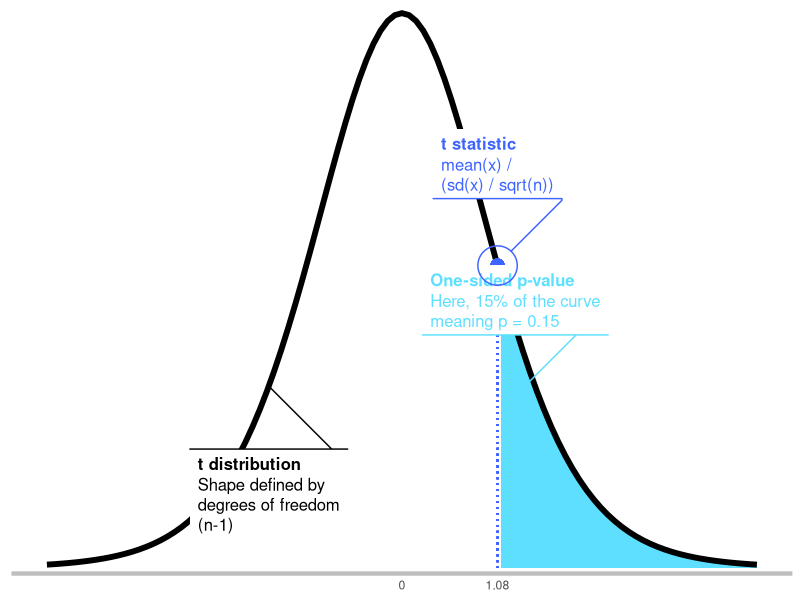
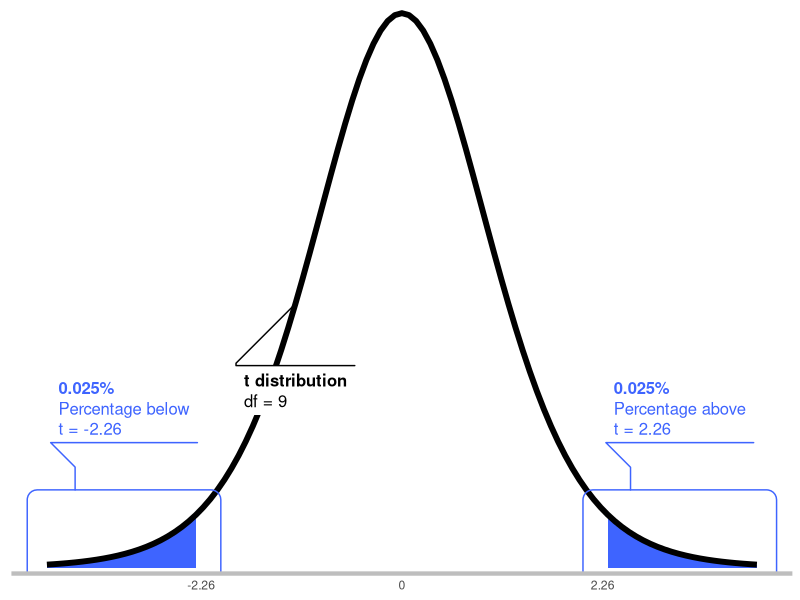
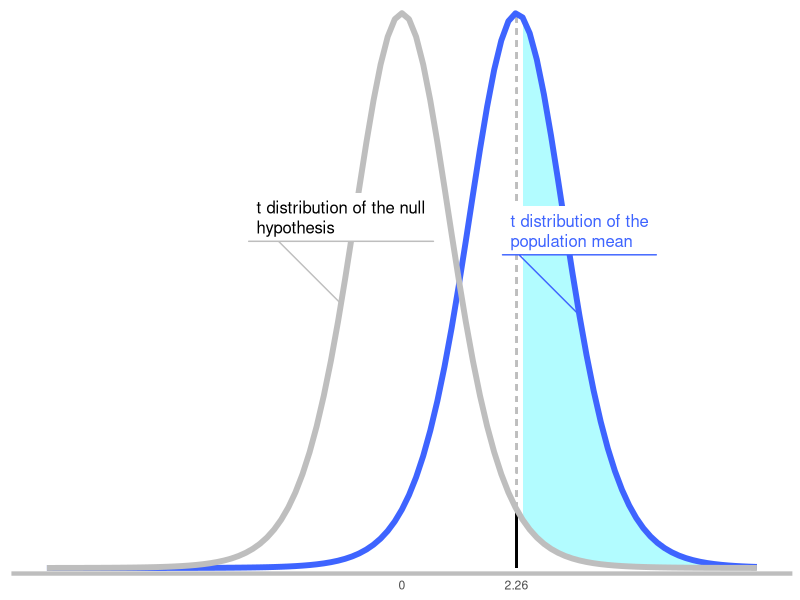
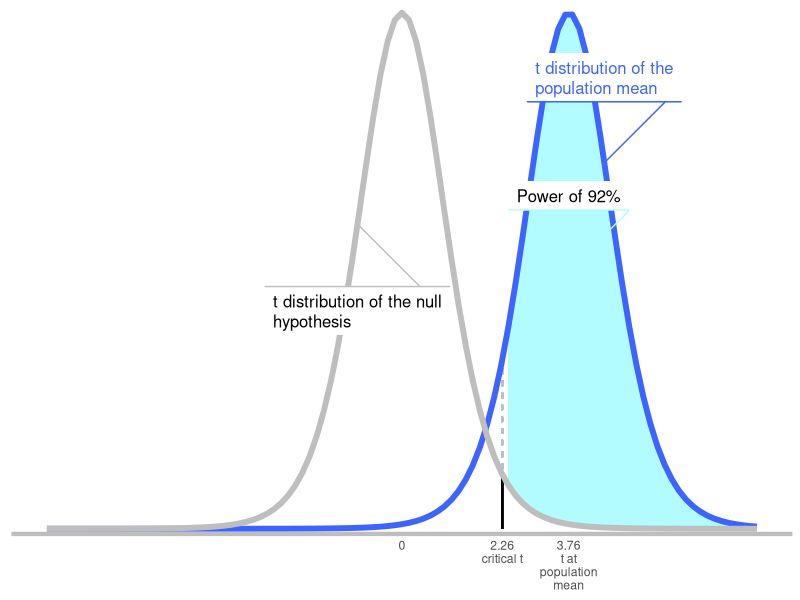
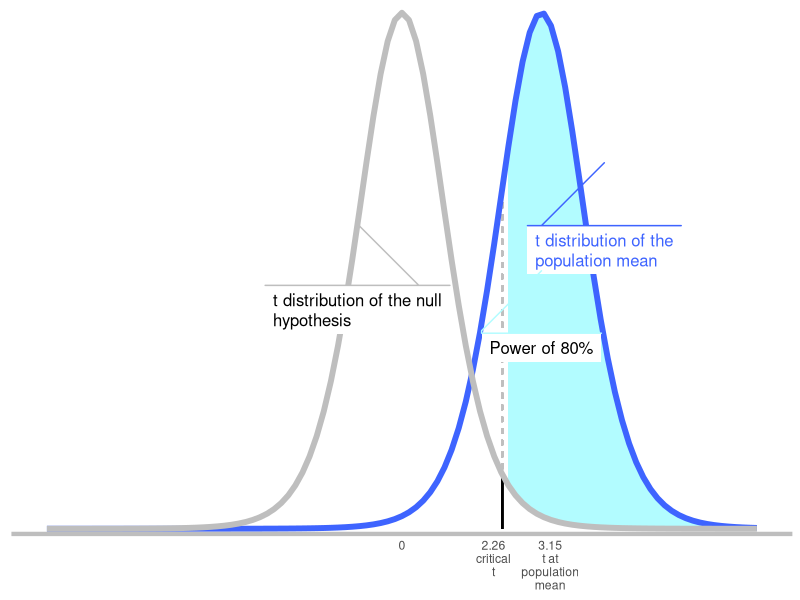

Generate these figures, in order, with R:
## ---- chunk 1
knitr::opts_chunk$set(
  comment = "#>",
  fig.path = "temp/"
)
## ---- chunk 2
library(tidyverse)
library(glue)
library(ggforce)
## ---- chunk 3
# Set default ggplot2 theme
theme_set(theme_minimal() +
          theme(panel.grid = element_blank(),
                axis.text.y = element_blank(),
                axis.title = element_blank(),
                axis.line.x = element_line(color = "grey", size = 1.5)))
## ---- chunk 4
# Lightest to darkest

# Blues from https://colorhunt.co/palette/159617
blues <- c("#ecfcff", "#b2fcff", "#5edfff", "#3e64ff")
## ---- chunk 5
# Set a seed to make the analysis reproducible
set.seed(20200525)
## ---- chunk 6
# Simulate some data
n <- 10
x <- sample(seq(-2, 2), n, replace = TRUE, prob = c(1, 2, 3, 3, 1))
mu <- 0
## ---- chunk 7
t_val <- t_val <- (mean(x) - mu) / (sd(x) / sqrt(n))
df    <- n - 1
## ---- chunk 8
tDistShading <- function(x, df, min_t = -Inf, max_t = Inf) {
    y <- dt(x, df)
    y[x < min_t | x > max_t] <- NA
    return(y)
}
## ---- chunk 9
ggplot(tibble(x = seq(-4, 4, by = .1)), aes(x = x)) +
  # Prob area
  stat_function(fun=tDistShading, args = list(df = df, min_t = t_val),
                geom="area", fill = blues[3]) +
  # t distribution
  stat_function(fun = dt,
                args = list(df = df),
                size = 2) +
  # t statistic
  geom_segment(aes(x = t_val, xend = t_val,
                     y = 0, yend = dt(t_val, df = df)),
                 color = blues[4], linetype = 3) +
  geom_point(aes(x = t_val, y = dt(t_val, df)),
             size = 4, color = blues[4]) +
  
  # Annotations
  geom_mark_circle(aes(x = t_val + .2, y = dt(t_val + .2, df)/1.4,
                       label = "One-sided p-value"),
                    description = glue("Here, {scales::percent(pt(t_val, df, lower.tail = FALSE))} of the curve meaning p = {round(pt(t_val, df, lower.tail = FALSE), 2)}"),
                    con.cap = 0, expand = 0,
                    color = blues[3], con.colour = blues[3],
                    label.colour = blues[3]) +
  geom_mark_circle(aes(x = -1.5, y = dt(-1.5, df),
                       label = "t distribution"),
                    description = "Shape defined by degrees of freedom\n(n-1)",
                    con.cap = 0, expand = 0) +
  geom_mark_circle(aes(x = t_val, y = dt(t_val, df),
                       label = "t statistic"),
                   description = "mean(x) /\n(sd(x) / sqrt(n))",
                   con.cap = 0, color = blues[4],
                   con.colour = blues[4],
                   label.colour = blues[4]) +
  # Axes
  scale_y_continuous(expand = c(0.01, 0)) +
  scale_x_continuous(breaks = c(0, t_val),
                     labels = c("0", round(t_val, 2)))
## ---- chunk 10
n
## ---- chunk 11
sd(x)
## ---- chunk 12
critical_ts <- tibble(
  lower = qt(0.025, df),
  upper = qt(0.025, df, lower.tail = FALSE)
)

ggplot(tibble(x = seq(-4, 4, by = .1)), aes(x = x)) +
  # Prob area
  stat_function(
    fun = tDistShading,
    args = list(df = df, max_t = critical_ts$lower),
    geom = "area",
    fill = blues[4]
  ) +
  stat_function(
    fun = tDistShading,
    args = list(df = df, min_t = critical_ts$upper),
    geom = "area",
    fill = blues[4]
  ) +
  # t distribution
  stat_function(fun = dt,
                args = list(df = df),
                size = 2) +
  
  # Annotations
  geom_mark_rect(
    data = tibble(
      x = c(-4, critical_ts$lower),
      y = c(0, dt(critical_ts$lower, df))
    ),
    aes(x, y, label = "0.025%"),
    description = glue("Percentage below\nt = {round(critical_ts$lower, 2)}"),
    con.cap = 0,color = blues[4],
                   con.colour = blues[4],
                   label.colour = blues[4]
  ) +
  geom_mark_rect(
    data = tibble(
      x = c(critical_ts$upper, 4),
      y = c(0, dt(critical_ts$upper, df))
    ),
    aes(x, y, label = "0.025%"),
    description = glue("Percentage above\nt = {round(critical_ts$upper, 2)}"),
    con.cap = 0,color = blues[4],
                   con.colour = blues[4],
                   label.colour = blues[4]
  ) +
  geom_mark_circle(aes(x = -1.2, y = dt(-1.2, df),
                       label = "t distribution"),
                    description = glue("df = {df}"),
                    con.cap = 0, expand = 0) +
  # Axes
  scale_y_continuous(expand = c(0.01, 0)) +
  scale_x_continuous(
    breaks = c(critical_ts$lower, 0, critical_ts$upper),
    labels = c(round(critical_ts$lower, 2), "0", round(critical_ts$upper, 2))
  )
## ---- chunk 13
critical_ts$upper * (sd(x) / sqrt(n))
## ---- chunk 14
shifted_dt <- function(x, shift_mean, df) {
  shifted_x <- x - shift_mean
  dt(x = shifted_x, df)
}

shifted_tDistShading <- function(x, shift_mean, df, min_t = -Inf, max_t = Inf) {
    y <- shifted_dt(x, shift_mean, df)
    y[x < min_t | x > max_t] <- NA
    return(y)
}

ggplot(tibble(x = seq(-7, 7, by = .1)), aes(x = x)) +
  # Prob area
  stat_function(
    fun = shifted_tDistShading,
    args = list(df = df,
                shift_mean = critical_ts$upper,
                min_t = critical_ts$upper),
    geom = "area",
    fill = blues[2]
  ) +
  stat_function(
    fun = tDistShading,
    args = list(df = df,
                min_t = critical_ts$upper),
    geom = "area",
    fill = "white"
  ) +
  
  # critical t values
  geom_segment(
    aes(
      x = critical_ts$upper,
      xend = critical_ts$upper,
      y = 0,
      yend = dt(0, df = df)
    ),
    linetype = 2,
    color = "grey"
  ) +
  geom_segment(aes(
    x = critical_ts$upper,
    xend = critical_ts$upper,
    y = 0,
    yend = dt(critical_ts$upper, df = df)
  )) +
  
  # t distributions
  stat_function(
    fun = shifted_dt,
    args = list(df = df,
                shift_mean = critical_ts$upper),
    size = 2,
    color = blues[4]
  ) +
  stat_function(
    fun = dt,
    args = list(df = df),
    size = 2,
    color = "grey"
  ) +
  # Annotations
  geom_mark_circle(
    aes(x = -1.2,
        y = dt(-1.2, df)),
    description = "t distribution of the null hypothesis",
    con.cap = 0,
    con.colour = "grey",
    expand = 0
  ) +
  geom_mark_circle(
    aes(
      x = 3.5,
      y = shifted_dt(3.5, df, shift_mean = critical_ts$upper)
    ),
    description = "t distribution of the population mean",
    con.cap = 0,
    expand = 0,
    color = blues[4],
    con.colour = blues[4],
    label.colour = blues[4]
  ) +
  # Axes
  scale_y_continuous(expand = c(0.01, 0)) +
  scale_x_continuous(
    breaks = c(0, critical_ts$upper),
    labels = c("0", round(critical_ts$upper, 2))
  )
## ---- chunk 15
target_t <- critical_ts$upper + 1.5
target_t
## ---- chunk 16
# Corresponding mean
target_t * (sd(x) / sqrt(n))
## ---- chunk 17
target_power <- pt(target_t - critical_ts$upper, df = df)
target_power
## ---- chunk 18
# Determine the power of a result
ggplot(tibble(x = seq(-8, 8, by = .1)), aes(x = x)) +
  # Prob area
  stat_function(
    fun = shifted_tDistShading,
    args = list(df = df,
                shift_mean = target_t,
                min_t = critical_ts$upper),
    geom = "area",
    fill = blues[2]
  ) +
  stat_function(
    fun = tDistShading,
    args = list(df = df,
                min_t = critical_ts$upper),
    geom = "area",
    fill = "white"
  ) +
  
  # critical t value
  geom_segment(
    aes(
      x = critical_ts$upper,
      xend = critical_ts$upper,
      y = 0,
      yend = dt(critical_ts$upper - target_t, df = df)
    ),
    linetype = 2,
    color = "grey"
  ) +
  geom_segment(aes(
    x = critical_ts$upper,
    xend = critical_ts$upper,
    y = 0,
    yend = dt(critical_ts$upper, df = df)
  )) +
  
  # t distributions
  stat_function(
    fun = shifted_dt,
    args = list(df = df,
                shift_mean = target_t),
    size = 2,
    color = blues[4]
  ) +
  stat_function(
    fun = dt,
    args = list(df = df),
    size = 2,
    color = "grey"
  ) +
  # Annotations
  geom_mark_circle(
    aes(x = -1,
        y = dt(-1, df)),
    description = "t distribution of the null hypothesis",
    con.cap = 0,
    con.colour = "grey",
    expand = 0
  ) +
  geom_mark_circle(
    aes(
      x = target_t + .8,
      y = shifted_dt(target_t + .8, df, shift_mean = target_t)
    ),
    description = "t distribution of the population mean",
    con.cap = 0,
    expand = 0,
    color = blues[4],
    con.colour = blues[4],
    label.colour = blues[4]
  ) +
  geom_mark_circle(
    aes(
      x = target_t,
      y = shifted_dt(target_t, df, shift_mean = target_t) / 2
    ),
    description = glue("Power of {scales::percent(target_power)}"),
    con.cap = 0,
    expand = 0,
    con.colour = blues[2]
  ) +
  # Axes
  scale_y_continuous(expand = c(0.01, 0)) +
  scale_x_continuous(
    breaks = c(0, critical_ts$upper, target_t),
    labels = c("0", glue("{round(critical_ts$upper, 2)}\ncritical t"),
               glue("{round(target_t, 2)}\nt at\npopulation\nmean"))
  )
## ---- chunk 19
# Repeating for convenience
critical_ts <- tibble(
  lower = qt(0.025, df),
  upper = qt(0.025, df, lower.tail = FALSE)
)

critical_mean <- critical_ts$upper * (sd(x) / sqrt(n))
critical_mean
## ---- chunk 20
beta    <- .8
power_t_around_zero <- qt(1 - beta, df) # "1-" for a positive value (so tells us where 20% prob is)
power_t_around_zero * (sd(x) / sqrt(n))
## ---- chunk 21
(critical_ts$upper * (sd(x) / sqrt(n))) - (power_t_around_zero * (sd(x) / sqrt(n)))
## ---- chunk 22
observed_t <- critical_ts$upper - power_t_around_zero
observed_t
## ---- chunk 23
# Determine the power of a result
ggplot(tibble(x = seq(-8, 8, by = .1)), aes(x = x)) +
  # Prob area
  stat_function(
    fun = shifted_tDistShading,
    args = list(df = df,
                shift_mean = observed_t,
                min_t = critical_ts$upper),
    geom = "area",
    fill = blues[2]
  ) +
  stat_function(
    fun = tDistShading,
    args = list(df = df,
                min_t = critical_ts$upper),
    geom = "area",
    fill = "white"
  ) +
  
  # critical t value
  geom_segment(
    aes(
      x = critical_ts$upper,
      xend = critical_ts$upper,
      y = 0,
      yend = dt(critical_ts$upper - observed_t, df = df)
    ),
    linetype = 2,
    color = "grey"
  ) +
  geom_segment(aes(
    x = critical_ts$upper,
    xend = critical_ts$upper,
    y = 0,
    yend = dt(critical_ts$upper, df = df)
  )) +
  
  # t distributions
  stat_function(
    fun = shifted_dt,
    args = list(df = df,
                shift_mean = observed_t),
    size = 2,
    color = blues[4]
  ) +
  stat_function(
    fun = dt,
    args = list(df = df),
    size = 2,
    color = "grey"
  ) +
  # Annotations
  geom_mark_circle(
    aes(x = -1,
        y = dt(-1, df)),
    description = "t distribution of the null hypothesis",
    con.cap = 0,
    con.colour = "grey",
    expand = 0
  ) +
  geom_mark_circle(
    aes(
      x = target_t + .8,
      y = shifted_dt(observed_t + .8, df, shift_mean = observed_t)
    ),
    description = "t distribution of the population mean",
    con.cap = 0,
    expand = 0,
    color = blues[4],
    con.colour = blues[4],
    label.colour = blues[4]
  ) +
  geom_mark_circle(
    aes(
      x = observed_t,
      y = shifted_dt(observed_t, df, shift_mean = observed_t) / 2
    ),
    description = glue("Power of {scales::percent(beta)}"),
    con.cap = 0,
    expand = 0,
    con.colour = blues[2]
  ) +
  # Axes
  scale_y_continuous(expand = c(0.01, 0)) +
  scale_x_continuous(
    breaks = c(0, critical_ts$upper-.2, observed_t+.2),
    labels = c("0", glue("{round(critical_ts$upper, 2)}\ncritical\nt"),
               glue("{round(observed_t, 2)}\nt at\npopulation\nmean"))
  )
## ---- chunk 24
# What about solving for n?
population_mean <- 1.17
alpha <- 0.05
beta <- 0.80

# n will be given where these two statements are equal
#qt(1 - alpha/2, df) # the critical t
#qt(1 - beta, df) + observed_t # The power t

# So we can plug these into `uniroot` to scan for where their difference is 0
# uses sample size range from 2 to 1Kbillion (should be enough ;) )
required_n <- uniroot(function(n) {
  df <- n - 1
  critical_t   <- qt(1 - alpha/2, df)
  population_t <- (population_mean - mu) / (sd(x) / sqrt(n))
  power_t      <- qt(1 - beta, df) + population_t
  return (critical_t - power_t)
}, c(2, 1e12))$root

ceiling(required_n)
## ---- chunk 25
# What about solving for n?
population_mean <- 0.02

# n will be given where these two statements are equal
#qt(1 - alpha/2, df) # the critical t
#qt(1 - beta, df) + observed_t # The power t

# So we can plug these into `uniroot` to scan for where their difference is 0
# uses sample size range from 2 to 1Kbillion (should be enough ;) )
required_n <- uniroot(function(n) {
  df <- n - 1
  critical_t   <- qt(1 - alpha/2, df)
  population_t <- (population_mean - mu) / (sd(x) / sqrt(n))
  power_t      <- qt(1 - beta, df) + population_t
  return (critical_t - power_t)
}, c(2, 1e12))$root

ceiling(required_n)
